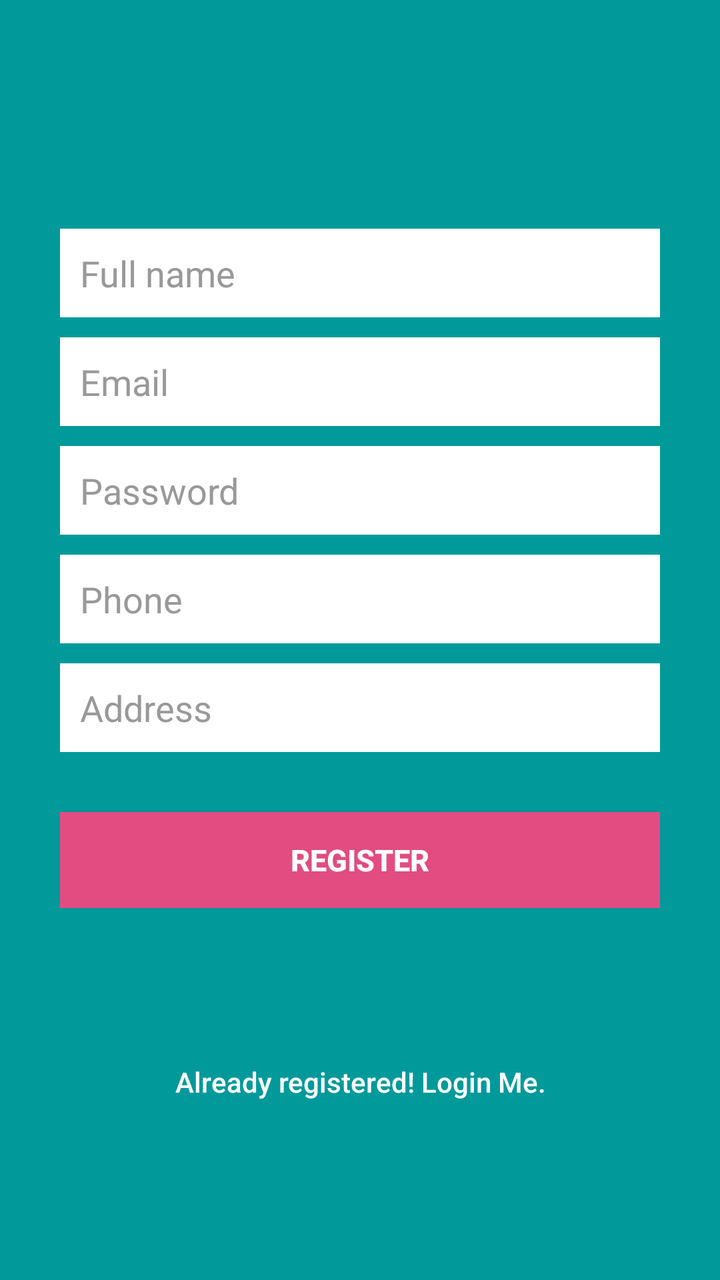
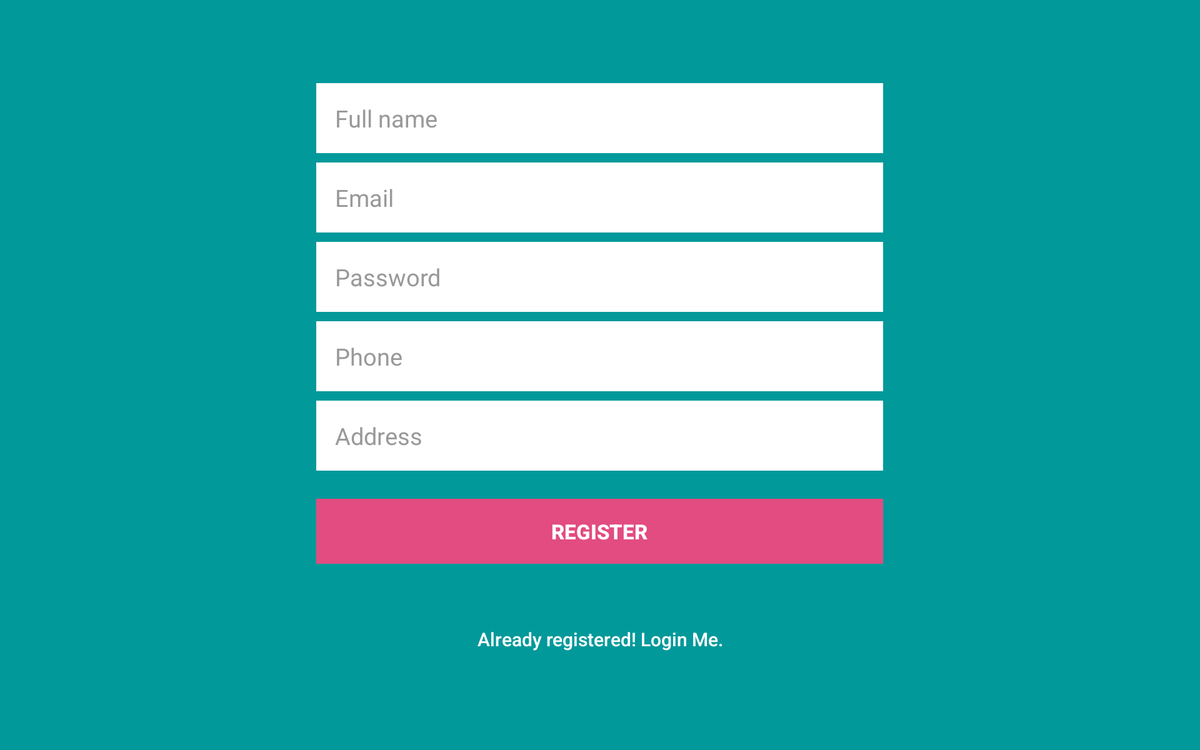

An Android layout and its configuration variant, each rendered on a device that would load it. The default file and the variant file are quoted in full after the pictures.
<!-- AndroidManifest.xml: activity theme AppTheme -->
<!-- res/layout/activity_register.xml -->
<?xml version="1.0" encoding="utf-8"?>
<LinearLayout xmlns:android="http://schemas.android.com/apk/res/android"
    android:layout_width="fill_parent"
    android:layout_height="fill_parent"
    android:background="@color/bg_register"
    android:gravity="center"
    android:orientation="vertical"
    android:padding="10dp">

    <LinearLayout
        android:layout_width="fill_parent"
        android:layout_height="0dp"
        android:layout_gravity="center"
        android:layout_weight="9"
        android:gravity="center"
        android:orientation="vertical"
        android:paddingLeft="20dp"
        android:paddingRight="20dp"
        android:weightSum="15">

        <LinearLayout
            android:layout_width="fill_parent"
            android:layout_height="0dp"
            android:layout_marginBottom="10dp"
            android:layout_weight="3"
            android:visibility="invisible" />


        <LinearLayout
            android:layout_width="fill_parent"
            android:layout_height="wrap_content"
            android:orientation="vertical">

            <EditText
                android:id="@+id/name"
                android:layout_width="fill_parent"
                android:layout_height="wrap_content"
                android:layout_marginBottom="10dp"
                android:background="@color/input_register_bg"
                android:hint="@string/hint_name"
                android:inputType="textCapWords"
                android:padding="10dp"
                android:singleLine="true"
                android:textColor="@color/input_register"
                android:textColorHint="@color/input_register_hint" />

            <EditText
                android:id="@+id/email"
                android:layout_width="fill_parent"
                android:layout_height="wrap_content"
                android:layout_marginBottom="10dp"
                android:background="@color/input_register_bg"
                android:hint="@string/hint_email"
                android:inputType="textEmailAddress"
                android:padding="10dp"
                android:singleLine="true"
                android:textColor="@color/input_register"
                android:textColorHint="@color/input_register_hint" />

            <EditText
                android:id="@+id/password"
                android:layout_width="fill_parent"
                android:layout_height="wrap_content"
                android:layout_marginBottom="10dp"
                android:background="@color/input_register_bg"
                android:hint="@string/hint_password"
                android:inputType="textPassword"
                android:padding="10dp"
                android:singleLine="true"
                android:textColor="@color/input_register"
                android:textColorHint="@color/input_register_hint" />

            <EditText
                android:id="@+id/phone"
                android:layout_width="fill_parent"
                android:layout_height="wrap_content"
                android:layout_marginBottom="10dp"
                android:background="@color/input_register_bg"
                android:hint="@string/hint_phone"
                android:inputType="phone"
                android:padding="10dp"
                android:singleLine="true"
                android:textColor="@color/input_register"
                android:textColorHint="@color/input_register_hint" />

            <EditText
                android:id="@+id/address"
                android:layout_width="fill_parent"
                android:layout_height="wrap_content"
                android:layout_marginBottom="10dp"
                android:background="@color/input_register_bg"
                android:hint="@string/hint_address"
                android:inputType="textPostalAddress"
                android:padding="10dp"
                android:singleLine="true"
                android:textColor="@color/input_register"
                android:textColorHint="@color/input_register_hint" />

            

            <Button
                android:id="@+id/btnRegister"
                android:layout_width="fill_parent"
                android:layout_height="wrap_content"
                android:layout_marginTop="20dp"
                android:background="@color/btn_register_bg"
                android:text="@string/btn_register"
                android:textColor="@color/white"
                android:textSize="15sp"
                android:textStyle="bold" />
        </LinearLayout>

    </LinearLayout>

    
    <LinearLayout
        android:layout_width="fill_parent"
        android:layout_height="0dp"
        android:layout_weight="2">

        <Button
            android:id="@+id/btnLinkToLoginScreen"
            android:layout_width="fill_parent"
            android:layout_height="wrap_content"
            android:background="@null"
            android:text="@string/btn_link_to_login"
            android:textAllCaps="false"
            android:textColor="@color/white"
            android:textSize="14sp" />
    </LinearLayout>

</LinearLayout>
<!-- resources referenced by this layout -->
<resources>
  <color name="bg_register">#ff02999b</color>
  <color name="btn_register_bg">#ffe24c80</color>
  <color name="input_register">#222222</color>
  <color name="input_register_bg">#ffffffff</color>
  <color name="input_register_hint">#999999</color>
  <color name="white">#ffffff</color>
  <string name="btn_link_to_login">"Already registered! Login Me."</string>
  <string name="btn_register">"REGISTER"</string>
  <string name="hint_address">"Address"</string>
  <string name="hint_email">"Email"</string>
  <string name="hint_name">"Full name"</string>
  <string name="hint_password">"Password"</string>
  <string name="hint_phone">"Phone"</string>
  <style name="AppTheme" parent="Theme.AppCompat.Light.NoActionBar">
          
      </style>
</resources>
<!-- res/layout-xlarge/activity_register.xml (the repository's variant of the layout above) -->
<!-- drawn on a large tablet held sideways -->
<?xml version="1.0" encoding="utf-8"?>
<LinearLayout xmlns:android="http://schemas.android.com/apk/res/android"
    android:layout_width="fill_parent"
    android:layout_height="fill_parent"
    android:background="@color/bg_register"
    android:gravity="center"
    android:orientation="vertical"
    android:padding="10dp">

    <LinearLayout
        android:layout_width="fill_parent"
        android:layout_height="0dp"
        android:layout_gravity="center"
        android:layout_weight="9"
        android:gravity="center"
        android:orientation="vertical"

        android:weightSum="15">

        <LinearLayout
            android:layout_width="fill_parent"
            android:layout_height="0dp"
            android:layout_marginBottom="10dp"
            android:layout_weight="3"
            android:visibility="invisible" />


        <LinearLayout
            android:layout_width="fill_parent"
            android:layout_height="wrap_content"
            android:baselineAligned="false"
            android:gravity="center"
            android:orientation="horizontal"
            android:weightSum="25">

            <LinearLayout
                android:layout_width="0dp"
                android:layout_height="wrap_content"
                android:layout_weight="12"
                android:orientation="vertical">

                <EditText
                    android:id="@+id/name"
                    android:layout_width="fill_parent"
                    android:layout_height="wrap_content"
                    android:layout_marginBottom="10dp"
                    android:background="@color/input_register_bg"
                    android:hint="@string/hint_name"
                    android:inputType="textCapWords"
                    android:padding="20dp"
                    android:singleLine="true"
                    android:textColor="@color/input_register"
                    android:textColorHint="@color/input_register_hint"
                    android:textSize="25sp" />

                <EditText
                    android:id="@+id/email"
                    android:layout_width="fill_parent"
                    android:layout_height="wrap_content"
                    android:layout_marginBottom="10dp"
                    android:background="@color/input_register_bg"
                    android:hint="@string/hint_email"
                    android:inputType="textEmailAddress"
                    android:padding="20dp"
                    android:singleLine="true"
                    android:textColor="@color/input_register"
                    android:textColorHint="@color/input_register_hint"
                    android:textSize="25sp" />

                <EditText
                    android:id="@+id/password"
                    android:layout_width="fill_parent"
                    android:layout_height="wrap_content"
                    android:layout_marginBottom="10dp"
                    android:background="@color/input_register_bg"
                    android:hint="@string/hint_password"
                    android:inputType="textPassword"
                    android:padding="20dp"
                    android:singleLine="true"
                    android:textColor="@color/input_register"
                    android:textColorHint="@color/input_register_hint"
                    android:textSize="25sp" />

                <EditText
                    android:id="@+id/phone"
                    android:layout_width="fill_parent"
                    android:layout_height="wrap_content"
                    android:layout_marginBottom="10dp"
                    android:background="@color/input_register_bg"
                    android:hint="@string/hint_phone"
                    android:inputType="phone"
                    android:padding="20dp"
                    android:singleLine="true"
                    android:textColor="@color/input_register"
                    android:textColorHint="@color/input_register_hint"
                    android:textSize="25sp" />

                <EditText
                    android:id="@+id/address"
                    android:layout_width="fill_parent"
                    android:layout_height="wrap_content"
                    android:layout_marginBottom="10dp"
                    android:background="@color/input_register_bg"
                    android:hint="@string/hint_address"
                    android:inputType="textPostalAddress"
                    android:padding="20dp"
                    android:singleLine="true"
                    android:textColor="@color/input_register"
                    android:textColorHint="@color/input_register_hint"
                    android:textSize="25sp" />

                

                <Button
                    android:id="@+id/btnRegister"
                    android:layout_width="fill_parent"
                    android:layout_height="wrap_content"
                    android:layout_marginTop="20dip"
                    android:background="@color/btn_register_bg"
                    android:padding="20dp"
                    android:text="@string/btn_register"
                    android:textColor="@color/white"
                    android:textSize="22sp"
                    android:textStyle="bold" />
            </LinearLayout>

        </LinearLayout>
    </LinearLayout>


    
    <LinearLayout
        android:layout_width="fill_parent"
        android:layout_height="0dp"
        android:layout_weight="2"
        android:paddingLeft="140dp"
        android:paddingRight="140dp">

        <Button
            android:id="@+id/btnLinkToLoginScreen"
            android:layout_width="fill_parent"
            android:layout_height="wrap_content"
            android:background="@null"
            android:padding="20dp"
            android:text="@string/btn_link_to_login"
            android:textAllCaps="false"
            android:textColor="@color/white"
            android:textSize="20sp" />
    </LinearLayout>

</LinearLayout>
